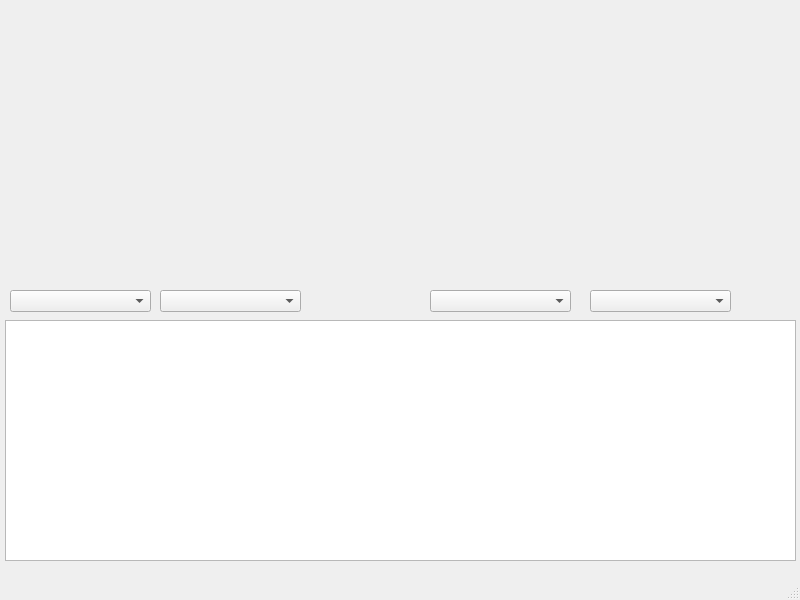
<?xml version="1.0" encoding="UTF-8"?>
<ui version="4.0">
 <class>MainWindow</class>
 <widget class="QMainWindow" name="MainWindow">
  <property name="geometry">
   <rect>
    <x>0</x>
    <y>0</y>
    <width>800</width>
    <height>600</height>
   </rect>
  </property>
  <property name="windowTitle">
   <string>Plan vs Reality</string>
  </property>
  <widget class="QWidget" name="centralwidget">
   <widget class="QComboBox" name="comboBox">
    <property name="geometry">
     <rect>
      <x>10</x>
      <y>290</y>
      <width>141</width>
      <height>22</height>
     </rect>
    </property>
   </widget>
   <widget class="QComboBox" name="comboBox_2">
    <property name="geometry">
     <rect>
      <x>160</x>
      <y>290</y>
      <width>141</width>
      <height>22</height>
     </rect>
    </property>
   </widget>
   <widget class="QComboBox" name="comboBox_3">
    <property name="geometry">
     <rect>
      <x>430</x>
      <y>290</y>
      <width>141</width>
      <height>22</height>
     </rect>
    </property>
   </widget>
   <widget class="QComboBox" name="comboBox_4">
    <property name="geometry">
     <rect>
      <x>590</x>
      <y>290</y>
      <width>141</width>
      <height>22</height>
     </rect>
    </property>
   </widget>
   <widget class="QTableView" name="tableView">
    <property name="geometry">
     <rect>
      <x>5</x>
      <y>320</y>
      <width>791</width>
      <height>241</height>
     </rect>
    </property>
    <attribute name="horizontalHeaderCascadingSectionResizes">
     <bool>true</bool>
    </attribute>
    <attribute name="horizontalHeaderStretchLastSection">
     <bool>true</bool>
    </attribute>
   </widget>
  </widget>
  <widget class="QMenuBar" name="menubar">
   <property name="geometry">
    <rect>
     <x>0</x>
     <y>0</y>
     <width>800</width>
     <height>21</height>
    </rect>
   </property>
  </widget>
  <widget class="QStatusBar" name="statusbar"/>
 </widget>
 <resources/>
 <connections/>
</ui>
